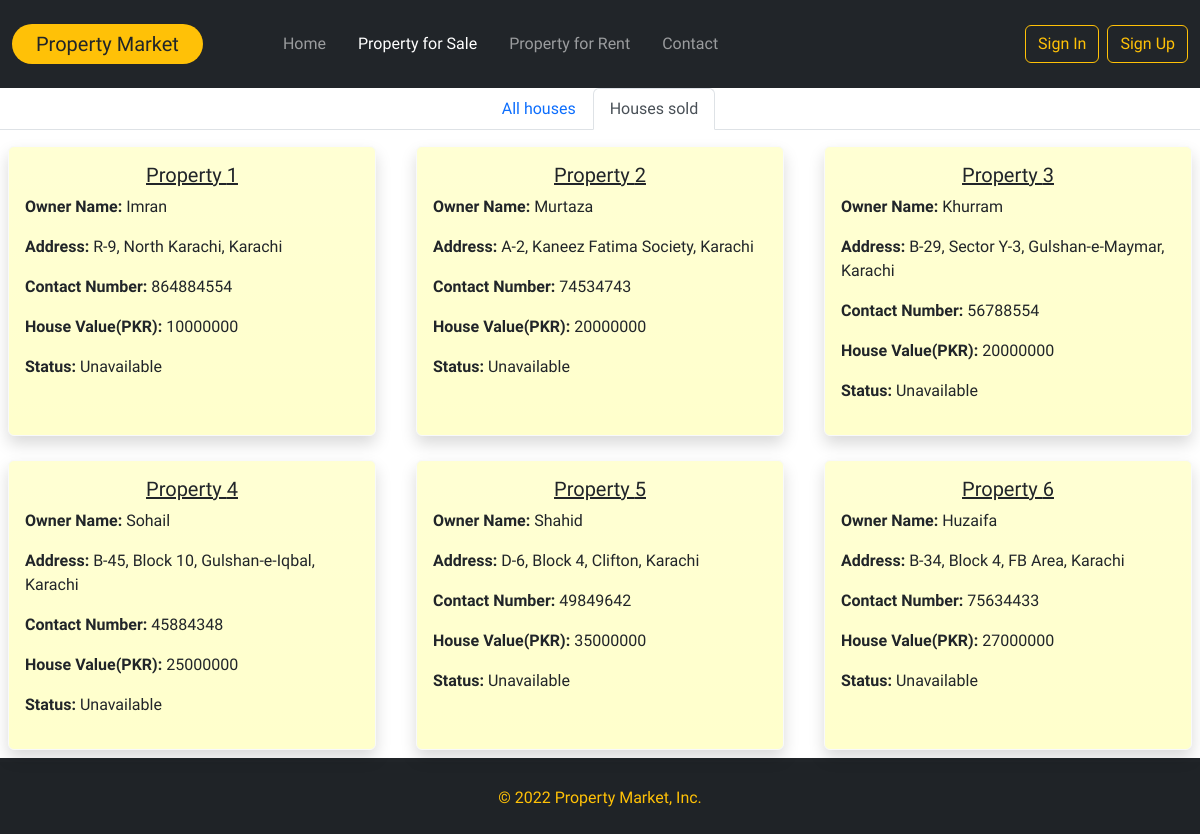
Screenshot of /Prop_sold.php with the database file from the repository.
### tables this page shows
CREATE TABLE `property_sale` (
  `Prop_sale_id` int(11) NOT NULL,
  `Owner_name` varchar(50) NOT NULL,
  `Contact_number` int(11) NOT NULL,
  `Address` varchar(100) NOT NULL,
  `House_value` int(11) NOT NULL,
  `Status` varchar(50) NOT NULL
);

### Prop_sold.php (the view, shortened to what this page needs)
<?php
include('connection.php');
$ids = mysqli_query($con, "SELECT Address from property_sale where Status = 'Unavailable'");
$count = mysqli_num_rows($ids);
?>
<!doctype html>
<html lang="en">
<head>
    <link href="https://cdn.jsdelivr.net/npm/bootstrap@5.2.0-beta1/dist/css/bootstrap.min.css" rel="stylesheet">
    <link rel="stylesheet" href="style.css">
</head>
<body>
    <nav class="navbar navbar-expand-lg bg-dark navbar-dark py-4">
        <div class="container-fluid">
            <a class="navbar-brand px-4 bg-warning rounded-pill text-dark" href="index.php">Property Market</a>
            <div class="collapse navbar-collapse" id="navbarSupportedContent">
                <ul class="navbar-nav me-auto mb-2 mb-lg-0 px-5">
                    <li class="nav-item px-2">
                        <a class="nav-link" aria-current="page" href="index.php">Home</a>
                    </li>
                    <li class="nav-item px-2">
                        <a class="nav-link active" href="Prop_sale.php">Property for Sale</a>
                    </li>
                    <li class="nav-item px-2">
                        <a class="nav-link" href="Prop_rent.php">Property for Rent</a>
                    </li>
                    <li class="nav-item px-2">
                        <a class="nav-link" href="contact.php">Contact</a>
                    </li>
                </ul>
                <?php if (!isset($_SESSION['email'])) : ?>
                    <button type="button" class="btn btn-outline-warning mx-2" data-bs-toggle="modal" data-bs-target="#signinModal">
                        Sign In
                    </button>
                    <button type="button" class="btn btn-outline-warning" data-bs-toggle="modal" data-bs-target="#signupModal">
                        Sign Up
                    </button>
                    <?php endif; ?>
                    </div>
            </div>
    </nav>
    <main>
        <ul class="nav nav-tabs justify-content-center mb-2">
            <li class="nav-item">
                <a class="nav-link" aria-current="page" href="Prop_sale.php">All houses</a>
            </li>
            <li class="nav-item">
                <a class="nav-link active" href="Prop_sold.php">Houses sold</a>
            </li>
        </ul>
        <div class="row row-cols-1 row-cols-md-3 g-4">
            <?php for ($x = 1; $x < $count + 1; $x++) : ?>
                <div class="col">
                    <div class="card h-100 bg-gradient border-light shadow m-2" style="background-color: #FFFFCC;">
                        <div class="card-body">
                            <h5 class="card-title text-center text-decoration-underline">Property <?php echo $x; ?></h5>
                            <p class="card-text"><b>Owner Name: </b><?php $owner_query = "SELECT Owner_name from property_sale where Status='Unavailable'";
                                                                    $result = mysqli_query($con, $owner_query);
                                                                    while ($row2 = mysqli_fetch_all($result)) {
                                                                        $owner_name = $row2[$x - 1][0];
                                                                    }
                                                                    echo "$owner_name"; ?></p>
                            <p class="card-text"><b>Address: </b><?php $address_query = "SELECT Address from property_sale where Status='Unavailable'";
                                                                    $result = mysqli_query($con, $address_query);
                                                                    while ($row2 = mysqli_fetch_all($result)) {
                                                                        $location = $row2[$x - 1][0];
                                                                    }
                                                                    echo "$location"; ?></p>
                            <p class="card-text"><b>Contact Number: </b><?php $contact_query = "SELECT Contact_number from property_sale where Status='Unavailable'";
                                                                        $result = mysqli_query($con, $contact_query);
                                                                        while ($row2 = mysqli_fetch_all($result)) {
                                                                            $contact_number = $row2[$x - 1][0];
                                                                        }
                                                                        echo "$contact_number"; ?></p>
                            <p class="card-text"><b>House Value(PKR): </b><?php $housevalue_query = "SELECT House_value from property_sale where Status='Unavailable'";
                                                                            $result = mysqli_query($con, $housevalue_query);
                                                                            while ($row2 = mysqli_fetch_all($result)) {
                                                                                $value = $row2[$x - 1][0];
                                                                            }
                                                                            echo "$value"; ?></p>
                            <p class="card-text"><b>Status: </b>Unavailable</p>
                        </div>
                    </div>
                </div>
            <?php endfor; ?>
        </div>
    </main>
    <footer class="text-center text-lg-start bg-dark text-light pt-1 mt-3">
        <div class="text-left p-4" style="background-color: rgba(0, 0, 0, 0.05);">
            <div class="text-center text-warning">&copy; 2022 Property Market, Inc.</div>
        </div>
    </footer>
</body>
</html>

### style.css (style rules this page uses)
* { font-family: "Kdam Thmor Pro", sans-serif; }
main div.card { transition: all 0.75s; }

### rows the page displays
property_sale: Owner_name "Imran", Address "R-9, North Karachi, Karachi", Contact_number "864884554"
property_sale: Owner_name "Murtaza", Address "A-2, Kaneez Fatima Society, Karachi", Contact_number "74534743"
property_sale: Owner_name "Khurram", Address "B-29, Sector Y-3, Gulshan-e-Maymar, Karachi", Contact_number "56788554"
property_sale: Owner_name "Sohail", Address "B-45, Block 10, Gulshan-e-Iqbal, Karachi", Contact_number "45884348"
property_sale: Owner_name "Shahid", Address "D-6, Block 4, Clifton, Karachi", Contact_number "49849642"
property_sale: Owner_name "Huzaifa", Address "B-34, Block 4, FB Area, Karachi", Contact_number "75634433"

### other values shown
$value "10000000"
$value "20000000"
$value "25000000"
$value "35000000"
$value "27000000"
